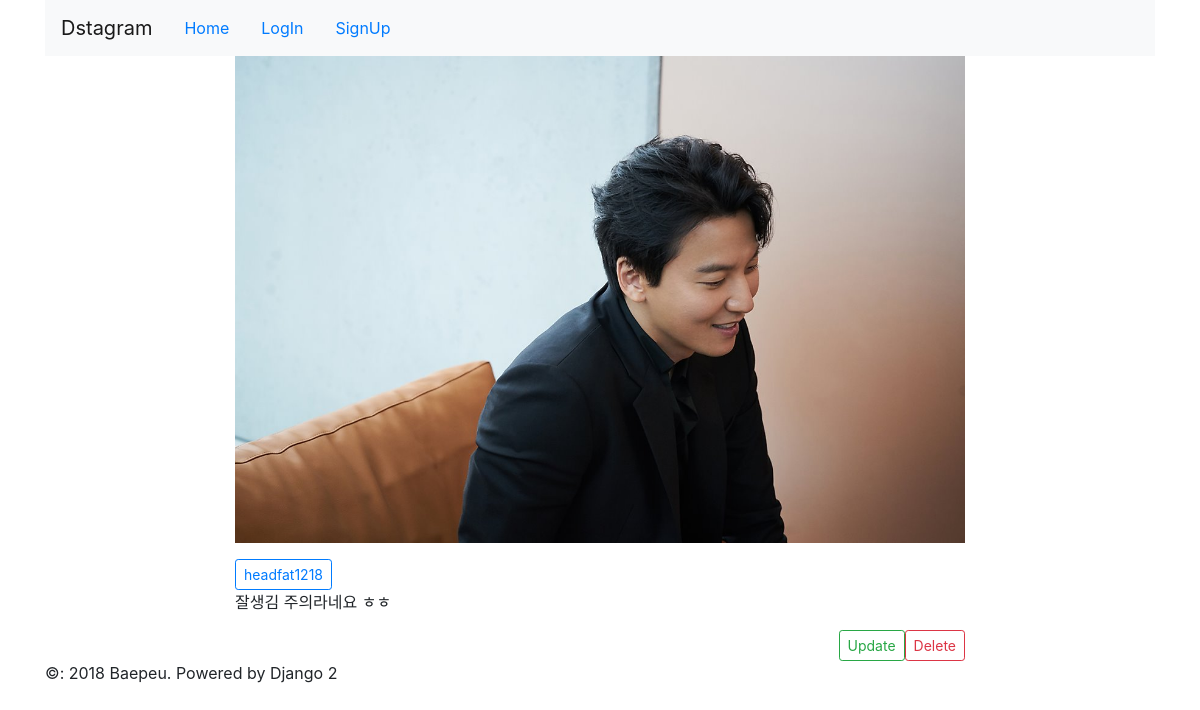
/detail/4/, run on the app's committed database.
### photo/models.py (models this page shows, shortened)
class Photo(models.Model):
    author = models.ForeignKey(User, on_delete=models.CASCADE, related_name='user_photos')
    photo = models.ImageField(upload_to='photos/%Y/%m/%d', default='photos/no_image.png')
    text = models.TextField()
    created = models.DateTimeField(auto_now_add=True)
    updated = models.DateTimeField(auto_now=True)
    class Meta:
        ordering = ['-updated']

### photo/templates/photo/detail.html (shortened to what this page needs)
{% extends 'base.html' %}
{% block content %}
    <div class="row">
        <div class="col-md-2"></div>
        <div class="col-md-8 panel panel-default">
            <p><img src="{{ object.photo.url }}" style="width: 100%;"></p>
            <button type="button" class="btn btn-outline-primary btn-sm">
                {{ object.author.username }}
            </button>
            <p>{{ object.text|linebreaksbr }}</p>
            <a href="{% url 'photo:photo_delete' pk=object.id %}" class="btn btn-outline-danger btn-sm float-right">
                Delete
            </a>
            <a href="{% url 'photo:photo_update' pk=object.id %}" class="btn btn-outline-success btn-sm float-right">
                Update
            </a>
        </div>
        <div class="col-md-2"></div>
    </div>
{% endblock %}

### data on the page
Photo: photo (picture), author.username "headfat1218", text "잘생김 주의라네요 ㅎㅎ"
